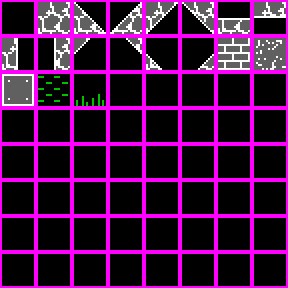
#> input picture examples/exile/blocks.png, 144 x 144 px (shown 2 times larger)
$ python preview.py
#> lines starting #> are read from the running program, lines starting #| are printed output that depends on the picture
### examples/exile/blocks.py
"""The block set: blocks.png, blocks.json, and the bytes the game draws from.

blocks.png is the art, eight blocks to a row, each 16 x 16 inside a one-pixel
magenta frame. A pixel's colour says two things at once -- whether it is
drawn, and whether it is solid:

    black    open      not drawn, not solid -- the cave
    white    ink       drawn, and solid
    grey     solid     not drawn, but solid -- rock between the texture's lines
    green    decor     drawn, but not solid -- grass, water, things in front

blocks.json names the blocks, in the sheet's order, and gives each the
character map.txt places it with. Block 0 must be the empty one. Up to 64
blocks: the game finds a block's bytes as number * 32, in 2K.
"""

import json
from pathlib import Path

from PIL import Image

HERE = Path(__file__).resolve().parent
SHEET = HERE / "blocks.png"
LEGEND = HERE / "blocks.json"

BLOCK_PX = 16
PER_ROW = 8
PITCH = BLOCK_PX + 2          # a block and its frame
MAX_BLOCKS = 64

COLOURS = {
    "open": (0, 0, 0),
    "ink": (255, 255, 255),
    "solid": (96, 96, 96),
    "decor": (0, 192, 0),
}
FRAME = (255, 0, 255)
BY_COLOUR = {rgb: name for name, rgb in COLOURS.items()}

DRAWN = {"ink", "decor"}
SOLID = {"ink", "solid"}


def _origin(n):
    return 1 + (n % PER_ROW) * PITCH, 1 + (n // PER_ROW) * PITCH


# [14 lines left out: functions blank_sheet, put_block, not called in this run]


class BlockSet:
    """The sheet and legend, read and checked."""

    def __init__(self, sheet=SHEET, legend=LEGEND):
        self.legend = json.loads(Path(legend).read_text())
#> (reads examples/exile/blocks.json from the repository)
        if not self.legend or self.legend[0]["char"] != " ":
            raise ValueError("blocks.json: block 0 must be the empty block, char ' '")
        if len(self.legend) > MAX_BLOCKS:
            raise ValueError(f"blocks.json: {len(self.legend)} blocks, at most {MAX_BLOCKS}")
        self.chars = {}
        for n, entry in enumerate(self.legend):
            c = entry["char"]
            if len(c) != 1 or c == "|" or c in self.chars:
                raise ValueError(f"blocks.json: block {n} ({entry['name']}): char {c!r} "
                                 "must be one character, not '|', and not used before")
            self.chars[c] = n
        image = Image.open(sheet).convert("RGB")
#> image is the input picture: PIL image 144x144 RGB; mean R, G, B 69.4, 16.3, 69.4
        self.pixels = []
        for n, entry in enumerate(self.legend):
            ox, oy = _origin(n)
            rows = []
            for y in range(BLOCK_PX):
                row = []
                for x in range(BLOCK_PX):
                    rgb = image.getpixel((ox + x, oy + y))
                    if rgb not in BY_COLOUR:
                        raise ValueError(f"blocks.png: block {n} ({entry['name']}) pixel "
                                         f"({x}, {y}) is {rgb}, which is none of the four "
                                         "block colours")
                    row.append(BY_COLOUR[rgb])
                rows.append(row)
            self.pixels.append(rows)
#> after the loop, self.pixels = 19 items

    def drawn(self, n):
        return [[p in DRAWN for p in row] for row in self.pixels[n]]

    def solid(self, n):
        return [[p in SOLID for p in row] for row in self.pixels[n]]

    # [47 lines left out: functions graphics_bytes, mask_bytes, column_bytes, _byte, not called in this run]

### examples/exile/planet.py
"""map.txt: the planet, one character per block, placed by hand.

The map is MAP_W x MAP_H blocks, each 16 pixels square -- 2048 x 2048
pixels. Every row is written between two '|'s, so an editor that strips
trailing spaces cannot shorten one; any line that does not start with '|' is
a comment. Which block each character stands for is blocks.json's business.

The game holds the map whole, a byte a block, row after row: 16K.
"""

from pathlib import Path

HERE = Path(__file__).resolve().parent
MAP_FILE = HERE / "map.txt"

MAP_W = 128
MAP_H = 128


def read(blockset, path=MAP_FILE):
    """The map as block numbers, row-major."""
    rows = []
    for number, line in enumerate(Path(path).read_text().splitlines(), 1):
#> (reads examples/exile/map.txt from the repository)
        if not line.startswith("|"):
            continue
        end = line.find("|", 1)
        if end < 0:
            raise ValueError(f"{path}:{number}: a map row needs a closing '|'")
        row = line[1:end]
        if len(row) != MAP_W:
            raise ValueError(f"{path}:{number}: row is {len(row)} blocks, not {MAP_W}")
        out = []
        for col, c in enumerate(row):
            if c not in blockset.chars:
                raise ValueError(f"{path}:{number}: column {col}: {c!r} is no block in blocks.json")
            out.append(blockset.chars[c])
        rows.append(out)
    if len(rows) != MAP_H:
        raise ValueError(f"{path}: {len(rows)} map rows, not {MAP_H}")
    return [n for row in rows for n in row]


# [6 lines left out: function write, not called in this run]

### examples/exile/preview.py
"""Draws map.txt with blocks.png's blocks, without running the game.

    python preview.py                  # output/map.png: the whole planet, full size
    python preview.py --scale 4        # a quarter the size, to see it all at once
    python preview.py --grid           # with a line every block, to count by

The landscape is cyan, as in the game; things drawn but not solid (grass,
water) are green here to tell them apart, though the game draws them in the
landscape's one colour. Where the astronaut starts is outlined in yellow.
"""

import argparse
import sys
from pathlib import Path

from PIL import Image, ImageDraw

sys.path.insert(0, str(Path(__file__).resolve().parent))
import blocks  # noqa: E402
import planet  # noqa: E402

HERE = Path(__file__).resolve().parent
OUT = HERE / "output"

CYAN = (0, 205, 205)
GREEN = (0, 205, 0)
GRID = (40, 40, 40)
START = (255, 255, 0)


def start_position():
    """START_X and START_Y, read out of player.s so they cannot disagree."""
    values = {}
    for line in (HERE / "player.s").read_text().splitlines():
        parts = line.split()
        if len(parts) >= 3 and parts[0] in ("START_X", "START_Y") and parts[1] == "equ":
            values[parts[0]] = int(parts[2], 0)
    return values.get("START_X"), values.get("START_Y")


def render(grid: bool) -> Image.Image:
    bs = blocks.BlockSet()
    world = planet.read(bs)
    side = blocks.BLOCK_PX
    image = Image.new("RGB", (planet.MAP_W * side, planet.MAP_H * side))
#> image: PIL image 2048x2048 RGB; every value is 0
    tiles = []
    for n in range(len(bs.legend)):
        tile = Image.new("RGB", (side, side))
        for y, row in enumerate(bs.pixels[n]):
            for x, p in enumerate(row):
                if p == "ink":
                    tile.putpixel((x, y), CYAN)
                elif p == "decor":
                    tile.putpixel((x, y), GREEN)
        tiles.append(tile)
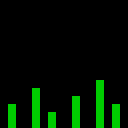
#> tile: PIL image 16x16 RGB (shown 8 times larger); mean R, G, B 0, 18.4, 0
#> after the loop, tiles = 19 items
    for ty in range(planet.MAP_H):
        for tx in range(planet.MAP_W):
            n = world[ty * planet.MAP_W + tx]
            if n:
                image.paste(tiles[n], (tx * side, ty * side))
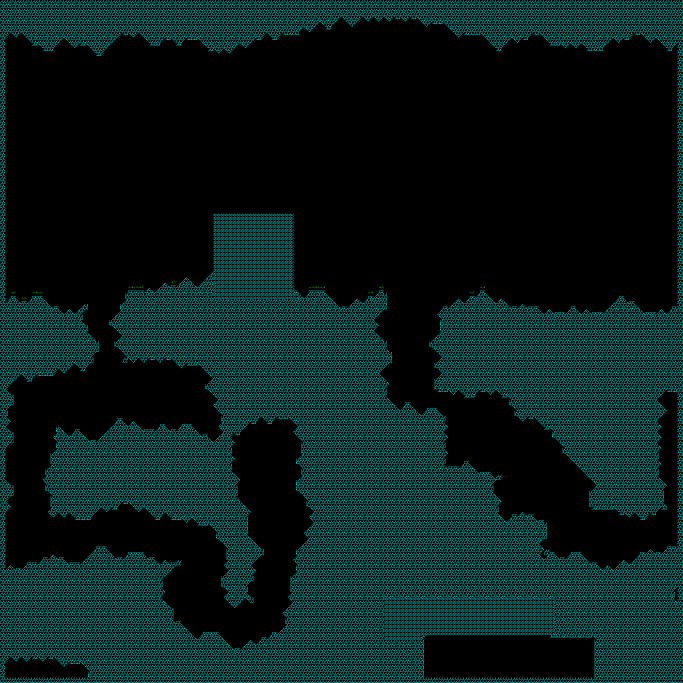
#> image: PIL image 2048x2048 RGB (shown at 1/3 size); mean R, G, B 0, 28.5, 28.4
    pen = ImageDraw.Draw(image)
    if grid:
        for i in range(planet.MAP_W + 1):
            pen.line([(i * side, 0), (i * side, image.height)], fill=GRID)
        for i in range(planet.MAP_H + 1):
            pen.line([(0, i * side), (image.width, i * side)], fill=GRID)
    sx, sy = start_position()
    if sx is not None and sy is not None:
        pen.rectangle([sx + 4, sy + 1, sx + 11, sy + 15], outline=START)
    return image


def main() -> None:
    ap = argparse.ArgumentParser(description=__doc__.splitlines()[0])
    ap.add_argument("--scale", type=int, default=1, help="shrink by this much")
    ap.add_argument("--grid", action="store_true", help="draw the block grid")
    args = ap.parse_args()
    try:
        image = render(args.grid)
    except ValueError as e:
        sys.exit(f"error: {e}")
    if args.scale > 1:
        image = image.resize((image.width // args.scale, image.height // args.scale), Image.BOX)
    OUT.mkdir(exist_ok=True)
    image.save(OUT / "map.png")
    print(f"wrote {OUT / 'map.png'}")


if __name__ == "__main__":
#> (the run stopped early here; a loop or call above may not have finished)
